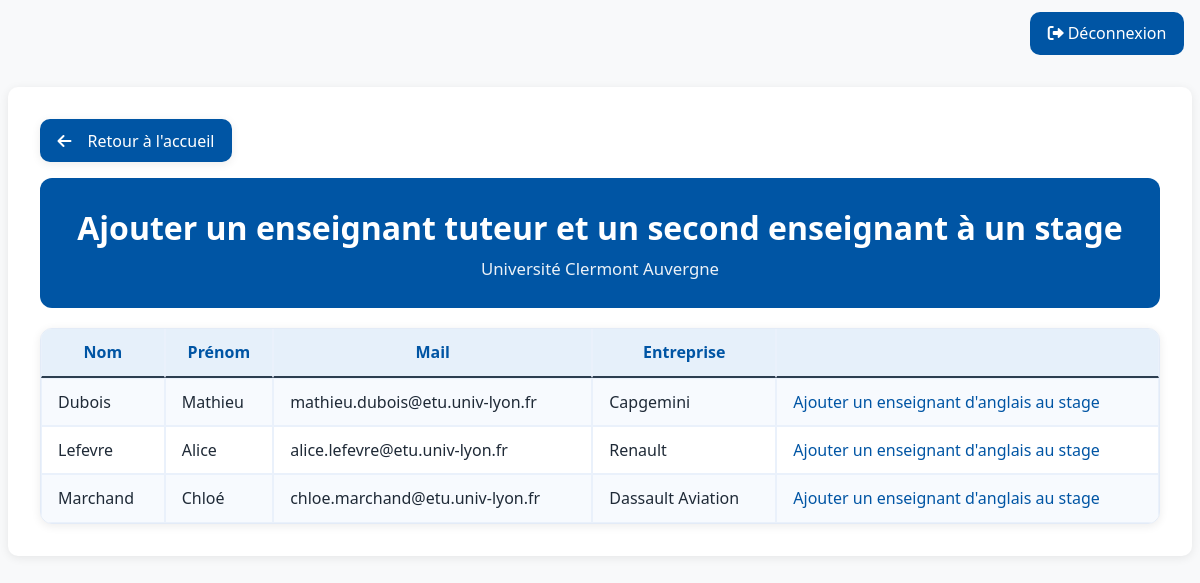
The page /soutenances/index.php?action=listEnseignantAnglais (signed in) on the database its author committed.
### tables this page shows
CREATE TABLE `etudiantsbut2ou3` (
  `IdEtudiant` smallint(6) NOT NULL,
  `nom` varchar(50) NOT NULL,
  `prenom` varchar(50) NOT NULL,
  `mail` varchar(80) NOT NULL,
  `empreinte` varchar(256) NOT NULL
);

CREATE TABLE `entreprises` (
  `IdEntreprise` smallint(6) NOT NULL,
  `nom` varchar(50) NOT NULL,
  `villeE` varchar(50) NOT NULL,
  `codePostal` varchar(6) NOT NULL
);

### soutenances/models/Etudiant.php (called while the page is built, shortened)
<?php
function getAllEtudiantsWithStageAndNoEnseignantAnglais($pdo) {
$anneeDebut = (date("m") <= 8) ? date("Y") - 1 : date("Y");
        $sql = "
            SELECT e.*
            FROM etudiantsbut2ou3 e
            WHERE EXISTS (
                SELECT 1 FROM anneestage a
                WHERE a.IdEtudiant = e.IdEtudiant
                AND a.anneeDebut = ?
                AND a.but3sinon2 = 1
            )
            AND NOT EXISTS (
                SELECT 1 FROM evalanglais ea
                WHERE ea.IdEtudiant = e.IdEtudiant
                AND ea.anneeDebut = ?
                AND ea.IdEnseignant IS NOT NULL
            )
            ORDER BY e.nom, e.prenom
        ";
        $stmt = $pdo->prepare($sql);
        $stmt->execute([$anneeDebut, $anneeDebut]);
        return $stmt->fetchAll(PDO::FETCH_ASSOC);
}
?>

### soutenances/models/ProfStage.php (called while the page is built, shortened)
<?php
    function getNomEntrepriseByEtudiantId($pdo, $idEtudiant) {
        $stmt = $pdo->prepare("SELECT e.nom FROM entreprises e JOIN anneestage a ON e.IdEntreprise = a.IdEntreprise WHERE a.IdEtudiant = ?");
        $stmt->execute([$idEtudiant]);
        return $stmt->fetch(PDO::FETCH_ASSOC)['nom'] ?? 'N/A';
    }
?>

### soutenances/views/ProfAnglaisStage/list.php (the view, shortened to what this page needs)
<!DOCTYPE html>
<html lang="fr">
<head>
    <link rel="stylesheet" href="assets/style/style.css">
    <link rel="stylesheet" href="https://cdnjs.cloudflare.com/ajax/libs/font-awesome/6.0.0/css/all.min.css">
</head>
<body>
    <?php if (isset($_SESSION['user_info'])): ?>
    <div class="topbar">
        <a href="index.php?action=logout" class="btn btn-uca"><i class="fas fa-sign-out-alt me-1"></i>Déconnexion</a>
    </div>
    <?php endif; ?>
    <div class="container-main">
        <div class="page-actions">
            <a class="btn-back" href="index.php?action=accueil">Retour à l'accueil</a>
        </div>
        <div class="page-header">
            <h1>Ajouter un enseignant tuteur et un second enseignant à un stage</h1>
            <p class="subtitle">Université Clermont Auvergne</p>
        </div>
        <div class="table-card">
            <div class="table-responsive">
    <table class="table table-striped table-bordered align-middle mb-0">
        <thead>
            <tr>
                <th>Nom</th>
                <th>Prénom</th>
                <th>Mail</th>
                <th>Entreprise</th>
                <th></th>
            </tr>
        </thead>
        <tbody>
            <?php foreach ($etudiants as $etudiant): ?>
                <tr>
                    <td><?= htmlspecialchars($etudiant['nom']) ?></td>
                    <td><?= htmlspecialchars($etudiant['prenom']) ?></td>
                    <td><?= htmlspecialchars($etudiant['mail']) ?></td>
                    <td><?= htmlspecialchars(getNomEntrepriseByEtudiantId($pdo, $etudiant['IdEtudiant'])); ?></td>
                    <td><a href="index.php?action=addEnseignantAnglais&idEtudiant=<?= $etudiant['IdEtudiant'] ?>">Ajouter un enseignant d'anglais au stage</a></td>
                </tr>
            <?php endforeach; ?>
        </tbody>
    </table>
            </div>
        </div>
    </div>
</body>
</html>

### soutenances/assets/style/style.css (style rules this page uses)
:root { --uca-blue:#0055a4; --uca-light-blue:#e6f0fa; --uca-dark-blue:#003366; --uca-bg:#f8f9fa; --uca-text:#1f2a37; --card-shadow:0 2px 10px rgba(0,0,0,.08); --uca-field-width: 720px; }
html,body { height:100%; }
body { background:var(--uca-bg); color:var(--uca-text); font-family:'Segoe UI', Tahoma, Geneva, Verdana, sans-serif; line-height:1.4; }
.container-main { background:#fff; border-radius:10px; box-shadow:var(--card-shadow); padding:2rem; margin:2rem auto; max-width:1200px; }
.page-header { background: var(--uca-blue); color:#fff; padding:1.75rem; border-radius:12px; margin-bottom:1.25rem; text-align:center; }
.page-header h1,.page-header h2,.page-header h3 { color:#fff; margin:0 0 .35rem; font-weight:700; }
.page-header .subtitle { color: rgba(255,255,255,.92); margin:0; font-size:1.05rem; }
.btn-uca { background:var(--uca-blue); border:none; color:#fff; padding:.65rem 1.1rem; border-radius:10px; font-weight:400; transition:all .2s ease; text-decoration:none; }
.table thead th { border-top:none; font-weight:600; color:var(--uca-blue); background-color: var(--uca-light-blue); border-bottom: 2px solid #2c3e50; }
.table-striped tbody tr:nth-of-type(odd) { background-color:#f7fafe; }
h1, h2, h3 { color: var(--uca-blue); font-weight: 600; }
a { color: var(--uca-blue); text-decoration: none; }
.topbar { max-width:1200px; margin:12px auto 0; padding:0 8px; display:flex; align-items:center; justify-content:space-between; }
.page-actions { display:flex; align-items:center; justify-content:flex-start; gap:.75rem; margin:0 0 1rem; }
.btn-back { display:inline-flex; align-items:center; gap:.5rem; background:var(--uca-blue); color:#fff; border:none; border-radius:10px; padding:.65rem 1.1rem; font-weight:700; text-decoration:none; box-shadow: var(--card-shadow); }
.btn-back { font-weight:400; }
.btn-back::before { font-family: "Font Awesome 6 Free"; font-weight: 900; content: "\f060"; margin-right: .5rem; }
.table { width:100%; border-collapse: separate; border-spacing:0; }
.table td, .table th { padding:.75rem 1rem; vertical-align: middle; }
.table-bordered th, .table-bordered td { border:1px solid #eaf1fb; }
.table-card { background:#fff; border:1px solid #e3ebf7; border-radius:12px; box-shadow: var(--card-shadow); overflow:hidden; }
.table-card .table { margin-bottom:0; }
.table-card .table-bordered { border:0; border-radius:0; }
.me-1 { margin-right:.25rem; }

### rows shown on the page
etudiantsbut2ou3: nom "Dubois", prenom "Mathieu", mail "mathieu.dubois@etu.univ-lyon.fr", IdEtudiant.nom "Capgemini"
etudiantsbut2ou3: nom "Lefevre", prenom "Alice", mail "alice.lefevre@etu.univ-lyon.fr", IdEtudiant.nom "Renault"
etudiantsbut2ou3: nom "Marchand", prenom "Chloé", mail "chloe.marchand@etu.univ-lyon.fr", IdEtudiant.nom "Dassault Aviation"
